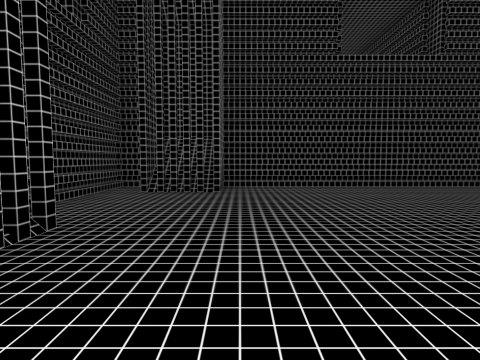
View 1 (above)

14 first-person views from a walk through a Unity game level. The camera is 1.2 m above the floor, tilts 4° down and sees 80° across. The floor is counted in squares, 2 m on a side. Each view is taken from the middle of a square. On the plan, view 1 faces up. The plan holds only what a view shows up to about 9 squares ahead; the rest is blank. The place goes on beyond the plan. The player character is not drawn.

View 2
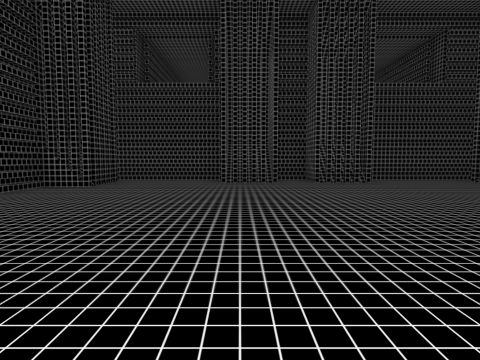

View 3
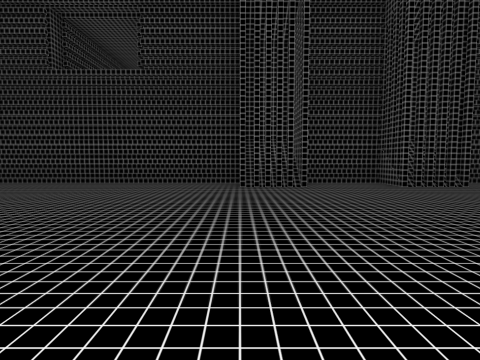

View 4
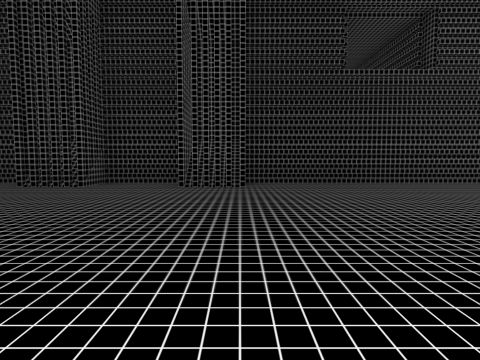

View 5
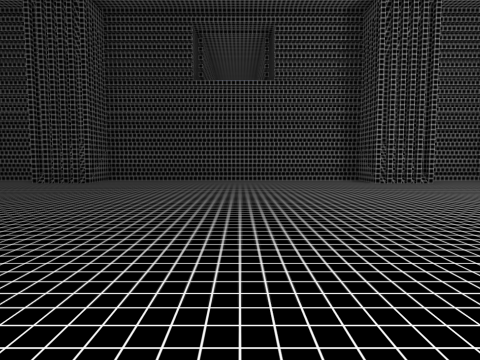

View 6
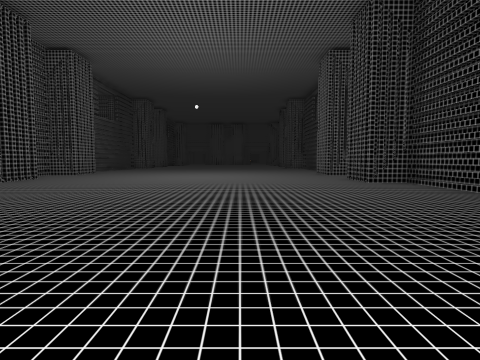

View 7
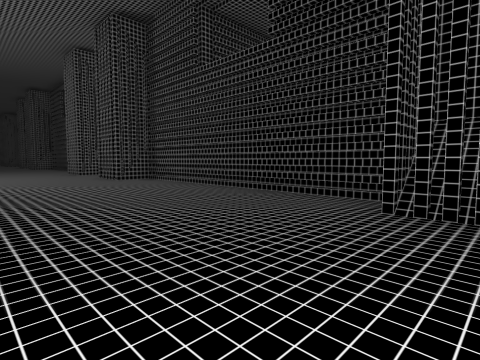

View 8
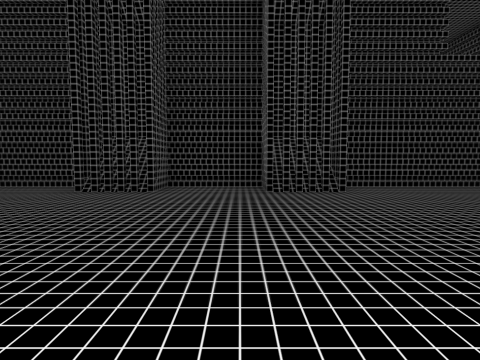

View 9
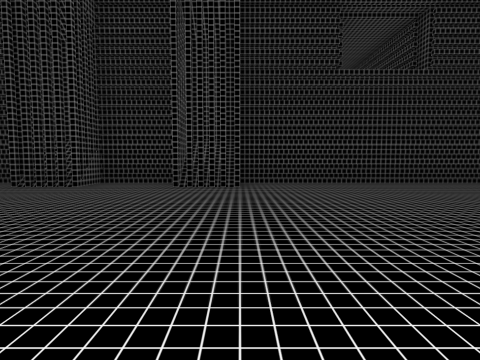

View 10
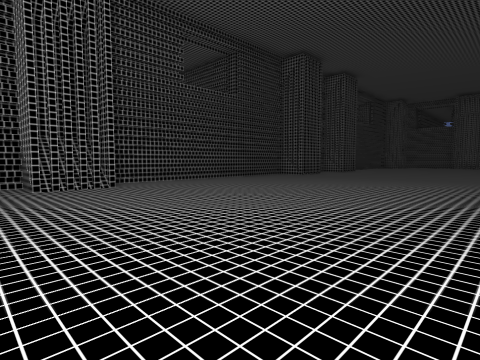

View 11
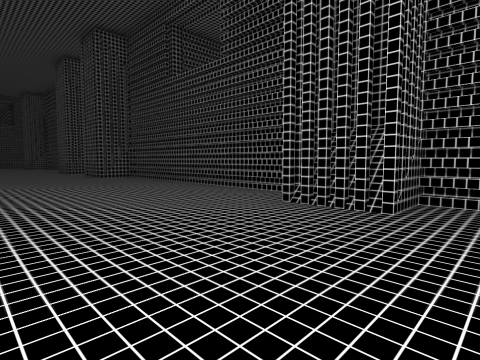

View 12
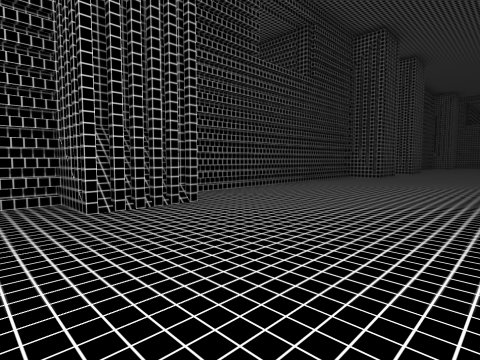

View 13
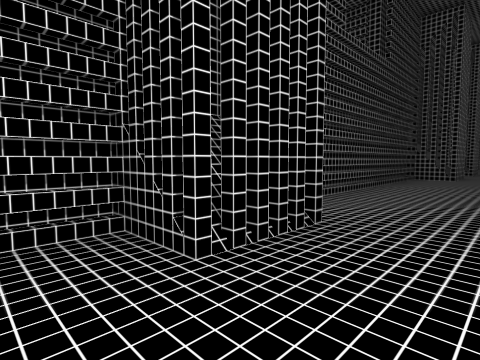

View 14
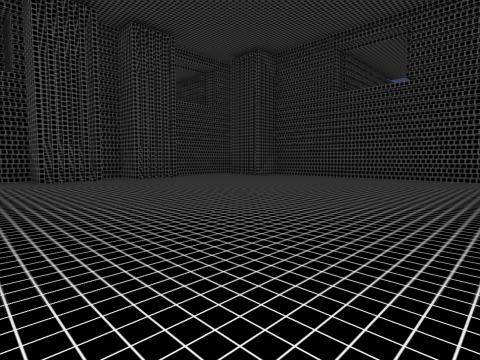

### Floor plan
Points are (right, up) in squares from view 1. A wall is a line through its corners. A room is listed if a view was taken in it or the views show most of it. See-through windows are left out.
Room 1 (views 1, 2, 3, 4, 5, 6, 7, 8, 9, 10, 11, 12, 13, 14)
walls: (8.4, 5.4) (8.4, 6.2); (12, 5.4) (12, 6); (10.8, 6.2) (10.8, 5.4); (10.6, 6.4) (8.5, 6.4); (10.9, -4.4) (12.1, -4.4) (12.1, -5.6) (19.5, -5.6) (19.5, -4.4) (21, -4.4) (21, -5.6) (21.9, -5.6); (7.1, 6) (7.1, 5.4); (8.5, -4.6) (8.5, -5.4) (10.6, -5.4); (7, 6.4) (-0.4, 6.4); (6.9, -4.4) (8.5, -4.4); (7, 6.6) (-0.4, 6.6) (-0.4, 5.4) (-1.9, 5.4); (12.1, -5.4) (19.5, -5.4); (8.5, -5.6) (10.6, -5.6) (10.6, -4.4); (19.5, 6.4) (12.1, 6.4); (-1.6, 0.1) (-1.6, -1.5) (-2.9, -1.5) (-2.9, -4.9); (20.9, 5.2) (20.9, 5.8); (-1.6, 2.6) (-1.6, 1); (-0.4, -5.4) (7, -5.4); (-2.6, 1.1) (-2.6, 0.1); (20.9, -5.4) (21.9, -5.4); (-1.6, -4.4) (-0.4, -4.4) (-0.4, -5.6) (7, -5.6); (-2.6, -1.4) (-2.6, -4.8); (21.6, 6.6) (21, 6.6) (21, 5.4) (19.5, 5.4) (19.5, 6.6) (12.1, 6.6) (12.1, 5.4) (10.6, 5.4) (10.6, 6.6) (8.5, 6.6) (8.5, 5.4) (7, 5.4); (-2.9, 1) (-2.9, 0.1); (-2.1, 6.4) (-2.9, 6.4); (-2.2, 6.6) (-2.9, 6.6) (-2.9, 3); (22.5, 6.4) (21, 6.4); (22.5, 6.6) (21.8, 6.6); (-2.6, 6.4) (-2.6, 2.9)

Positions as (right, up) in squares from view 1, and headings:
1: (0, 0), facing up
2: (6, -1), facing left
3: (7, -1), facing up
4: (12, -1), facing up
5: (16, -2), facing up
6: (12, -1), facing right
7: (11, -1), facing down-right
8: (9, 1), facing down
9: (7, 2), facing down
10: (22, 2), facing down-left
11: (22, 2), facing up-left
12: (22, -1), facing down-left
13: (22, -3), facing down-left
14: (7, -3), facing up-left
